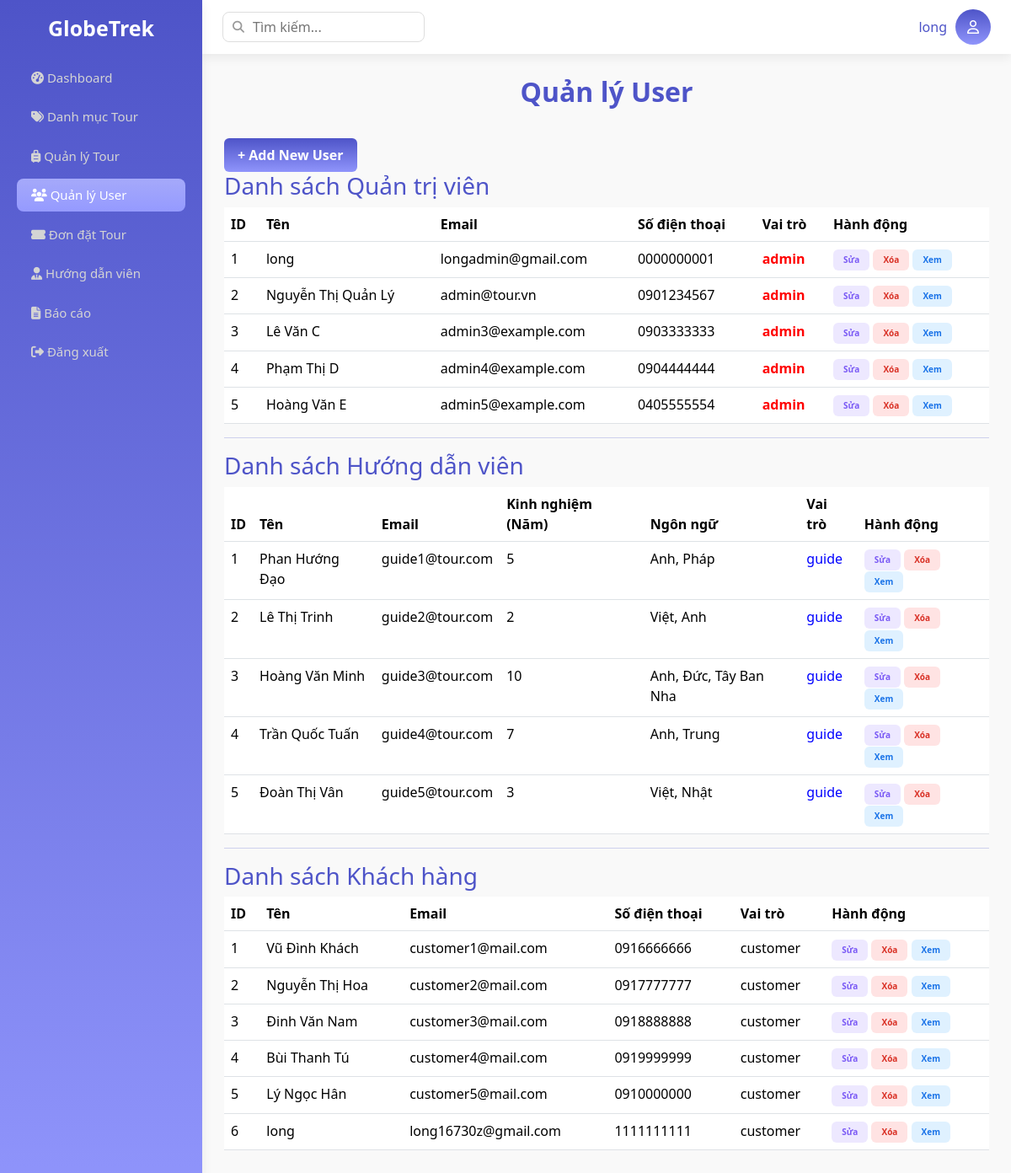
Screenshot of /Base/?action=list-user (signed in) with the database file from the repository.
### tables this page shows
CREATE TABLE `users` (
  `id` int NOT NULL,
  `email` varchar(150) NOT NULL,
  `password` varchar(255) NOT NULL,
  `name` varchar(100) NOT NULL,
  `phone` varchar(20) NOT NULL,
  `role` enum('admin','customer','guide') NOT NULL,
  `hdv_experience` int DEFAULT NULL,
  `hdv_languages` varchar(255) DEFAULT NULL,
  `created_at` timestamp NULL DEFAULT CURRENT_TIMESTAMP
);

### Base/controllers/UsersController.php (called while the page is built, shortened)
<?php
    class UsersController{
        public function listUser()
    {
        $user = new UserModel();
        $listUser = $user->getList();
        $view = "admin/user/list-user";
        require_once PATH_VIEW . 'main.php';
    }
    }
?>

### Base/routes/index.php (called while the page is built)
<?php
$action = $_GET['action'] ?? '/';
match ($action) {
    '/'                 => (new AuthController)->index(),
    'login'             => (new AuthController)->index(),
    'handleLogin'       => (new AuthController)->handleLogin(),
    'logout'            => (new AuthController)->logout(),
    'dashboard'         => (new DashboardController)->index(),
    'guideSchedule'     => (new GuideViewController)->schedule(),
    'list-user'         => (new UsersController)->listUser(),
    'delete-user'       => (new UsersController)->deleteUser(),
    'create-user'       => (new UsersController)->createUser(),
    'update-user'       => (new UsersController)->updateUser(),
    'detail-user'       => (new UsersController)->detailUser(),
    'list-tour'         => (new TourController)->listTour(),
    'create-tour'       => (new TourController)->createTour(),
    'update-tour'       => (new TourController)->updateTour(),
    'delete-tour'       => (new TourController)->deleteTour(),
    'detail-tour'       => (new TourController)->detailTour(),
    'list-category'         => (new CategoryController)->listCategory(),
    'create-category'       => (new CategoryController)->createCategory(),
    'update-category'       => (new CategoryController)->updateCategory(),
    'delete-category'       => (new CategoryController)->deleteCategory(),
    'list-customer'         => (new CustomerController)->listCustomer(),
    'create-customer'       => (new CustomerController)->createCustomer(),
    'update-customer'       => (new CustomerController)->updateCustomer(),
    'delete-customer'       => (new CustomerController)->deleteCustomer(),
};

### Base/index.php (called while the page is built, shortened)
<?php
spl_autoload_register(function ($class) {
    $fileName = "$class.php";
    $fileModel              = PATH_MODEL . $fileName;
});
require_once './routes/index.php';

### Base/models/BaseModel.php (called while the page is built, shortened)
<?php
class BaseModel
{
    protected $pdo;
    public function __construct()
    {
        $dsn = sprintf('mysql:host=%s;port=%s;dbname=%s;charset=utf8', DB_HOST, DB_PORT, DB_NAME);
        try {
            $this->pdo = new PDO($dsn, DB_USERNAME, DB_PASSWORD, DB_OPTIONS);
        } catch (PDOException $e) {
            die("Kết nối cơ sở dữ liệu thất bại: {$e->getMessage()}. Vui lòng thử lại sau.");
        }
    }
    public function __destruct()
    {
        $this->pdo = null;
    }
    public function getConnection()
    {
        return $this->pdo;
}
}

### Base/models/UserModel.php (called while the page is built, shortened)
<?php
class UserModel extends BaseModel
{
    public $pdo;
    public function __construct()
    {
        $baseModel = new BaseModel();
        $this->pdo = $baseModel->getConnection();
    }
    public function getList()
    {
        $sql = "SELECT `id`, `name`, `email`, `password`, `role`, `phone`, `hdv_experience`, `hdv_languages`, `created_at`
        FROM `users`";
        $stmt = $this->pdo->prepare($sql);
        $stmt->execute();
        return $stmt->fetchAll();
    }
}

### Base/views/admin/user/list-user.php (the view, shortened to what this page needs)
<?php include 'views/layout/header.php'; ?>
<div class="main">
    <h2>Quản lý User</h2>
    <a href="<?= BASE_URL ?>?action=create-user" class="btn btn-nut">+ Add New User</a>
    <section class="role-section admin-list">
        <h3>Danh sách Quản trị viên </h3>
        <table class="table">
            <thead class="table">
                <tr>
                    <th>ID</th>
                    <th>Tên</th>
                    <th>Email</th>
                    <th>Số điện thoại</th>
                    <th>Vai trò</th>
                    <th>Hành động</th>
                </tr>
            </thead>
            <tbody>
                <?php
                $index = 1;
                foreach ($listUser as $user):
                    if ($user['role'] == 'admin'):
                ?>
                        <tr>
                            <td><?= $index++ ?></td>
                            <td><?= $user['name'] ?></td>
                            <td><?= $user['email'] ?></td>
                            <td><?= $user['phone'] ?></td>
                            <td><span style="color: red; font-weight: bold;"><?= $user['role'] ?></span></td>
                            <td>
                                <a href="<?= BASE_URL ?>?action=update-user&id=<?= $user['id'] ?>" class="btn view">Sửa</a>
                                <a href="<?= BASE_URL ?>?action=delete-user&id=<?= $user['id'] ?>" onclick="return confirm('Xóa Admin?')" class="btn delete">Xóa</a>
                                <a href="<?= BASE_URL ?>?action=detail-user&id=<?= $user['id'] ?>" class="btn edit">Xem</a>
                            </td>
                        </tr>
                <?php
                    endif;
                endforeach;
                ?>
            </tbody>
        </table>
    </section>
    <hr>
    <section class="role-section guide-list">
        <h3>Danh sách Hướng dẫn viên </h3>
        <table class="table">
            <thead>
                <tr>
                    <th>ID</th>
                    <th>Tên</th>
                    <th>Email</th>
                    <th>Kinh nghiệm (Năm)</th>
                    <th>Ngôn ngữ</th>
                    <th>Vai trò</th>
                    <th>Hành động</th>
                </tr>
            </thead>
            <tbody>
                <?php
                $index = 1;
                foreach ($listUser as $user):
                    if ($user['role'] == 'guide'):
                ?>
                        <tr>
                            <td><?= $index++ ?></td>
                            <td><?= $user['name'] ?></td>
                            <td><?= $user['email'] ?></td>
                            <td><?= $user['hdv_experience'] ?? 'N/A' ?></td>
                            <td><?= $user['hdv_languages'] ?? 'Không rõ' ?></td>
                            <td><span style="color: blue;"><?= $user['role'] ?></span></td>
                            <td>
                                <a href="<?= BASE_URL ?>?action=update-user&id=<?= $user['id'] ?>" class="btn view">Sửa</a>
                                <a href="<?= BASE_URL ?>?action=delete-user&id=<?= $user['id'] ?>" onclick="return confirm('Xóa Hướng dẫn viên?')" class="btn delete">Xóa</a>
                                <a href="<?= BASE_URL ?>?action=detail-user&id=<?= $user['id'] ?>" class="btn edit">Xem</a>
                            </td>
                        </tr>
                <?php
                    endif;
                endforeach;
                ?>
            </tbody>
        </table>
    </section>
    <hr>
    <section class="role-section customer-list">
        <h3>Danh sách Khách hàng </h3>
        <table class="table">
            <thead>
                <tr>
                    <th>ID</th>
                    <th>Tên</th>
                    <th>Email</th>
                    <th>Số điện thoại</th>
                    <th>Vai trò</th>
                    <th>Hành động</th>
                </tr>
            </thead>
            <tbody>
                <?php
                $index = 1;
                foreach ($listUser as $user):
                    if ($user['role'] == 'customer'):
                ?>
                        <tr>
                            <td><?= $index++ ?></td>
                            <td><?= $user['name'] ?></td>
                            <td><?= $user['email'] ?></td>
                            <td><?= $user['phone'] ?></td>
                            <td><?= $user['role'] ?></td>
                            <td>
                                <a href="<?= BASE_URL ?>?action=update-user&id=<?= $user['id'] ?>" class="btn view">Sửa</a>
                                <a href="<?= BASE_URL ?>?action=delete-user&id=<?= $user['id'] ?>" onclick="return confirm('Xóa khách hàng?')" class="btn delete">Xóa</a>
                                <a href="<?= BASE_URL ?>?action=detail-user&id=<?= $user['id'] ?>" class="btn edit">Xem</a>
                            </td>
                        </tr>
                <?php
                    endif;
                endforeach;
                ?>
            </tbody>
        </table>
    </section>
</div>
<?php include 'views/layout/footer.php'; ?>

### Base/views/main.php (shortened to what this page needs)
<!DOCTYPE html>
<html lang="en">
<head>
    <link href="https://cdn.jsdelivr.net/npm/bootstrap@5.3.3/dist/css/bootstrap.min.css" rel="stylesheet">
</head>
<body>
        <div class="row">
            <?php
            if (isset($view)) {
                require_once PATH_VIEW . $view . '.php';
            }
            ?>
        </div>
</body>
</html>

### Base/views/layout/header.php (shortened to what this page needs)
<!DOCTYPE html>
<html lang="en">
<head>
   <link href="https://cdn.jsdelivr.net/npm/bootstrap@5.3.3/dist/css/bootstrap.min.css" rel="stylesheet">
   <link rel="stylesheet" href="assets/css/layout.css">
   <link rel="stylesheet" href="assets/css/user.css">
   <link rel="stylesheet" href="https://cdnjs.cloudflare.com/ajax/libs/font-awesome/6.4.0/css/all.min.css">
</head>
<?php $action = $_GET['action'] ?? 'dashboard'; ?>
<body>
   <div class="layout">
      <div class="main-content">
         <div class="topBar">
            <div class="search">
               <i class="fas fa-search"></i>
               <input type="text" placeholder="Tìm kiếm..." />
            </div>
            <div class="user">
               <span><?= $_SESSION['user']['name'] ?? 'Admin' ?></span>
               <a href="<?= BASE_URL ?>?action=detail-user&id=<?= $_SESSION['user']['id'] ?>">
                  <div class="avatar"><i class="fa-regular fa-user"></i></div>
               </a>
            </div>
         </div>
         <div class="sidebar">
            <div class="brand">
               <a href="<?= BASE_URL ?>?action=dashboard">
                  GlobeTrek
               </a>
            </div>
            <div class="menu">
               <a href="<?= BASE_URL ?>?action=dashboard"
                  class="<?= ($action == 'dashboard') ? 'active' : '' ?>"><i class="fas fa-tachometer-alt"></i> Dashboard</a>
               <a href="<?= BASE_URL ?>?action=list-category"
                  class="<?= ($action == 'list-category') ? 'active' : '' ?>"><i class="fas fa-tags"></i> Danh mục Tour</a>
               <a href="<?= BASE_URL ?>?action=list-tour"
                  class="<?= ($action == 'list-tour') ? 'active' : '' ?>"><i class="fas fa-suitcase-rolling"></i> Quản lý Tour</a>
               <a href="<?= BASE_URL ?>?action=list-user"
                  class="<?= ($action == 'list-user') ? 'active' : '' ?>"><i class="fas fa-users"></i> Quản lý User</a>
               <a href="<?= BASE_URL ?>?action=order"
                  class="<?= ($action == 'order') ? 'active' : '' ?>"><i class="fas fa-ticket-alt"></i> Đơn đặt Tour</a>
               <a href="<?= BASE_URL ?>?action=list-customer"
                  class="<?= ($action == 'list-customer') ? 'active' : '' ?>"><i class="fas fa-user-tie"></i> Hướng dẫn viên</a>
               <a href="<?= BASE_URL ?>?action=report"
                  class="<?= ($action == 'report') ? 'active' : '' ?>"><i class="fas fa-file-alt"></i> Báo cáo</a>
               <a href="<?= BASE_URL ?>?action=logout"><i class="fas fa-sign-out-alt"></i> Đăng xuất</a>
            </div>
         </div>

### Base/views/layout/footer.php
 </div>
 </div>
</body>
</html>

### Base/assets/css/layout.css (style rules this page uses)
:root { --orange: linear-gradient(180deg, #4e54c8, #8f94fb); --orange-active: linear-gradient(180deg, #a5a9fa, #959aff); --orange-light: #4e54c8 ; --bg: #f9f9f9; --white: #ffffff; --text: #4e54c8; --muted: #d4d4d4; --radius: 8px; --shadow: 0 4px 12px rgba(0, 0, 0, 0.07); font-family: "Inter", sans-serif; }
body { margin: 0; background: var(--bg); color: var(--text); }
.sidebar { background: var(--orange); padding: 10px 20px; box-shadow: var(--shadow); position: fixed; top: 0; left: 0; width: 240px; height: 100vh; z-index: 100; box-sizing: border-box; }
.brand { font-size: 25px; font-weight: 700; color: var(--white); margin-bottom: 15px; padding: 5px 0; text-align: center; }
.brand a { text-decoration: none; color: inherit; }
.menu a { display: block; padding: 8px 17px; margin-bottom: 8px; text-decoration: none; border-radius: var(--radius); color: var(--muted); font-size: 15px; }
.menu .active { background: var(--orange-active); color: #fff; }
.topBar { background: var(--white); padding: 11px 24px; box-shadow: var(--shadow); display: flex; justify-content: space-between; align-items: center; position: sticky; top: 0; z-index: 99; }
.main-content { margin-left: 240px; height: 100vh; overflow-y: auto; }
.search { position: relative; display: flex; align-items: center; }
.search i { position: absolute; left: 12px; color: #999; font-size: 14px; }
.search input { padding: 5px 14px 5px 35px; border-radius: var(--radius); border: 1px solid #dedede; width: 240px; transition: border-color 0.2s; }
.user { display: flex; align-items: center; gap: 10px; }
.avatar { width: 42px; height: 42px; background: var(--orange); border-radius: 50%; display: flex; justify-content: center; align-items: center; font-weight: bold; color: white; }
.main { padding: 26px; overflow-y: auto; }

### Base/assets/css/user.css (style rules this page uses)
.main h2 { font-weight: 700; margin-bottom: 1rem; text-align: center; }
.view, .edit, .delete { padding: 5px 12px; border: none; border-radius: 6px; cursor: pointer; font-size: 10px; font-weight: bold; transition: 0.2s; }
.view { background: #ede8ff; color: #7a5af5; }
.edit { background: #dff1ff; color: #1a73e8; }
.delete { background: #ffe3e3; color: #d93025; }
.btn-nut { background: var(--orange); color: var(--white); border: none; padding: 8px 16px; font-weight: 600; transition: opacity 0.2s; margin: 20px 0 0 0; }

### rows the page displays
users: name "long", email "longadmin@gmail.com", phone "0000000001", role "admin"
users: name "Nguyễn Thị Quản Lý", email "admin@tour.vn", phone "0901234567", role "admin"
users: name "Lê Văn C", email "admin3@example.com", phone "0903333333", role "admin"
users: name "Phạm Thị D", email "admin4@example.com", phone "0904444444", role "admin"
users: name "Hoàng Văn E", email "admin5@example.com", phone "0405555554", role "admin"
users: name "Phan Hướng Đạo", email "guide1@tour.com", hdv_experience "5", hdv_languages "Anh, Pháp", role "guide"
users: name "Lê Thị Trinh", email "guide2@tour.com", hdv_experience "2", hdv_languages "Việt, Anh", role "guide"
users: name "Hoàng Văn Minh", email "guide3@tour.com", hdv_experience "10", hdv_languages "Anh, Đức, Tây Ban Nha", role "guide"
users: name "Trần Quốc Tuấn", email "guide4@tour.com", hdv_experience "7", hdv_languages "Anh, Trung", role "guide"
users: name "Đoàn Thị Vân", email "guide5@tour.com", hdv_experience "3", hdv_languages "Việt, Nhật", role "guide"
users: name "Vũ Đình Khách", email "customer1@mail.com", phone "0916666666", role "customer"
users: name "Nguyễn Thị Hoa", email "customer2@mail.com", phone "0917777777", role "customer"
users: name "Đinh Văn Nam", email "customer3@mail.com", phone "0918888888", role "customer"
users: name "Bùi Thanh Tú", email "customer4@mail.com", phone "0919999999", role "customer"
users: name "Lý Ngọc Hân", email "customer5@mail.com", phone "0910000000", role "customer"
users: name "long", email "long16730z@gmail.com", phone "1111111111", role "customer"

### other values shown
$_SESSION['user']['name'] "long"
